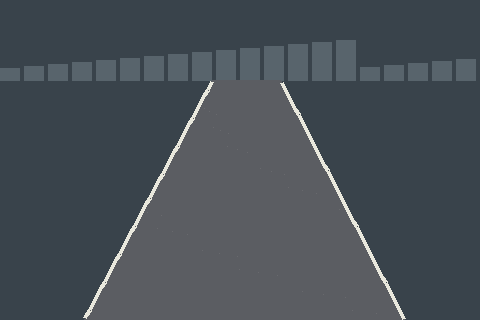
#> input picture Perception/Q1_Road_Disappears/clear/003.png, 480 x 320 px
$ jupyter execute subpartc.ipynb
#> lines starting #> are read from the running program, lines starting #| are printed output that depends on the picture
[cell 1]
#clear frame

[cell 2]
import cv2
import numpy as np
import matplotlib.pyplot as plt

# ============================================================
# LOAD IMAGE
# ============================================================

frame = cv2.imread("clear/003.png")
#> frame is the input picture: shape (320, 480, 3); mean B, G, R 85.8, 78.9, 71.3

vn = 260
vf = 170
threshold = 600


# ============================================================
# BASELINE DETECTION
# ============================================================

# ---------- FAR ROW ----------
far = np.sum(frame[vf, :, :3], axis=1)
#> far = 480 values, max 686 at index 163, min 199 at index 0, mean 234.4

left_far = far[:240]
#> left_far = 240 values, max 686 at index 163, min 199 at index 0, mean 232.4
right_far = far[240:]
#> right_far = 240 values, max 686 at index 85, min 199 at index 88, mean 236.5

lf = np.argmax(left_far)
#> lf = 163
rf = np.argmax(right_far) + 240
#> rf = 325

far_left_brightness = left_far[lf]
#> far_left_brightness = 686
far_right_brightness = right_far[rf - 240]
#> far_right_brightness = 686

far_left_valid = far_left_brightness >= threshold
#> far_left_valid = True
far_right_valid = far_right_brightness >= threshold
#> far_right_valid = True

if far_left_valid and far_right_valid:
    uf = (lf + rf) / 2
#> uf = 244
else:
    uf = None


# ---------- NEAR ROW ----------
near = np.sum(frame[vn, :, :3], axis=1)
#> near = 480 values, max 686 at index 114, min 199 at index 0, mean 251

left_near = near[:240]
#> left_near = 240 values, max 686 at index 114, min 199 at index 0, mean 249.3
right_near = near[240:]
#> right_near = 240 values, max 686 at index 132, min 199 at index 136, mean 252.8

ln = np.argmax(left_near)
#> ln = 114
rn = np.argmax(right_near) + 240
#> rn = 372

near_left_brightness = left_near[ln]
#> near_left_brightness = 686
near_right_brightness = right_near[rn - 240]
#> near_right_brightness = 686

near_left_valid = near_left_brightness >= threshold
#> near_left_valid = True
near_right_valid = near_right_brightness >= threshold
#> near_right_valid = True

if near_left_valid and near_right_valid:
    un = (ln + rn) / 2
#> un = 243
else:
    un = None


# ============================================================
# PRINT EXACT DETECTION RESULTS
# ============================================================

print("Threshold =", threshold)

print("\nFAR ROW (v = 170)")
print("Left  : u =", lf,
      "| brightness =", far_left_brightness,
      "| valid =", far_left_valid)
#| Left  : u = 163 | brightness = 686 | valid = True

print("Right : u =", rf,
      "| brightness =", far_right_brightness,
      "| valid =", far_right_valid)
#| Right : u = 325 | brightness = 686 | valid = True

print("uf =", uf)
#| uf = 244.0


print("\nNEAR ROW (v = 260)")
print("Left  : u =", ln,
      "| brightness =", near_left_brightness,
      "| valid =", near_left_valid)
#| Left  : u = 114 | brightness = 686 | valid = True

print("Right : u =", rn,
      "| brightness =", near_right_brightness,
      "| valid =", near_right_valid)
#| Right : u = 372 | brightness = 686 | valid = True

print("un =", un)
#| un = 243.0


# ============================================================
# PREPARE DISPLAY
# ============================================================

frame_rgb = cv2.cvtColor(frame, cv2.COLOR_BGR2RGB)


# ============================================================
# FIGURE
# ============================================================

fig, axes = plt.subplots(2, 2, figsize=(12, 8))


# ============================================================
# 1. ORIGINAL
# ============================================================

ax = axes[0, 0]

ax.imshow(frame_rgb)
ax.set_title("1. Original")
ax.set_xlim(0, 480)
ax.set_ylim(320, 0)
ax.set_aspect("equal")
ax.axis("off")


# ============================================================
# 2. ROI / MEASUREMENT ROWS
# ============================================================

ax = axes[0, 1]

ax.imshow(frame_rgb)

# Far row
ax.axhline(
    vf,
    linestyle="--",
    linewidth=2,
    label="Far row (v=170)"
)

# Near row
ax.axhline(
    vn,
    linestyle="--",
    linewidth=2,
    label="Near row (v=260)"
)

# Left/right split
ax.axvline(
    240,
    linestyle="--",
    linewidth=2,
    label="u=240 split"
)

ax.set_title("2. ROI / Measurement Rows")
ax.set_xlim(0, 480)
ax.set_ylim(320, 0)
ax.set_aspect("equal")
ax.axis("off")


# ============================================================
# 3. BRIGHTNESS CUE
# ============================================================

ax = axes[1, 0]

# Keep ORIGINAL IMAGE visible
ax.imshow(frame_rgb)

# Draw measurement rows
ax.axhline(vf, linestyle="--", linewidth=1)
ax.axhline(vn, linestyle="--", linewidth=1)

# Plot ONLY valid candidate pixels

if far_left_valid:
    ax.scatter(
        lf, vf,
        s=100,
        marker="o",
        label="Far left candidate"
    )

if far_right_valid:
    ax.scatter(
        rf, vf,
        s=100,
        marker="o",
        label="Far right candidate"
    )

if near_left_valid:
    ax.scatter(
        ln, vn,
        s=100,
        marker="o",
        label="Near left candidate"
    )

if near_right_valid:
    ax.scatter(
        rn, vn,
        s=100,
        marker="o",
        label="Near right candidate"
    )

ax.set_title("3. Brightness Cue / Selected Pixels")
ax.set_xlim(0, 480)
ax.set_ylim(320, 0)
ax.set_aspect("equal")
ax.axis("off")


# ============================================================
# 4. PROPOSED LANE CENTRE
# ============================================================

ax = axes[1, 1]

# Same ORIGINAL IMAGE
ax.imshow(frame_rgb)

# Valid boundary candidates
if far_left_valid:
    ax.scatter(
        lf, vf,
        s=80,
        marker="o",
        label="Far left"
    )

if far_right_valid:
    ax.scatter(
        rf, vf,
        s=80,
        marker="o",
        label="Far right"
    )

if near_left_valid:
    ax.scatter(
        ln, vn,
        s=80,
        marker="o",
        label="Near left"
    )

if near_right_valid:
    ax.scatter(
        rn, vn,
        s=80,
        marker="o",
        label="Near right"
    )

# Calculated centres
if uf is not None:
    ax.scatter(
        uf, vf,
        s=150,
        marker="x",
        linewidths=3,
        label=f"uf = {uf:.1f}"
    )

if un is not None:
    ax.scatter(
        un, vn,
        s=150,
        marker="x",
        linewidths=3,
        label=f"un = {un:.1f}"
    )

ax.set_title("4. Proposed Lane Centre")
ax.set_xlim(0, 480)
ax.set_ylim(320, 0)
ax.set_aspect("equal")
ax.axis("off")

ax.legend(fontsize=7)


# ============================================================
# FINAL DISPLAY
# ============================================================

plt.tight_layout()
plt.show()
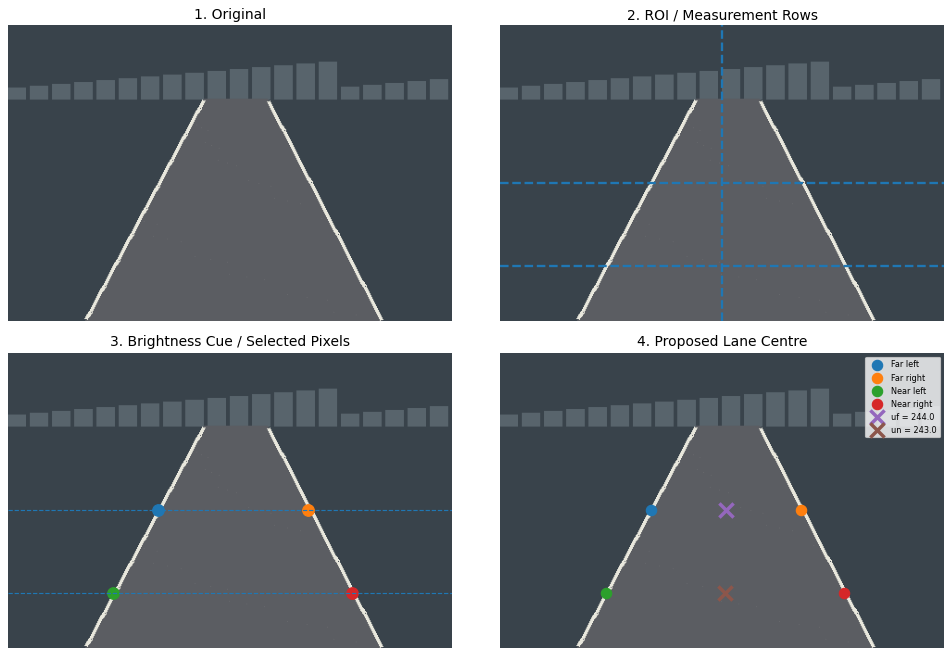
#> figure drawn by matplotlib, 4 panels

[cell 3]
import cv2
import numpy as np
import matplotlib.pyplot as plt

# ============================================================
# LOAD IMAGE
# ============================================================

frame = cv2.imread("missing/021.png")
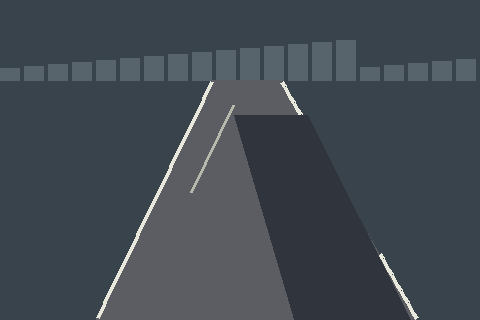
#> input picture Perception/Q1_Road_Disappears/missing/021.png, 480 x 320 px
#> frame is the input picture: shape (320, 480, 3); mean B, G, R 80.8, 73.5, 65.5

vn = 260
vf = 170
threshold = 600


# ============================================================
# BASELINE DETECTION
# ============================================================

# ---------- FAR ROW ----------
far = np.sum(frame[vf, :, :3], axis=1)
#> far = 480 values, max 686 at index 168, min 162 at index 250, mean 211.5

left_far = far[:240]
#> left_far = 240 values, max 686 at index 168, min 199 at index 0, mean 233.9
right_far = far[240:]
#> right_far = 240 values, max 282 at index 0, min 162 at index 10, mean 189.2

lf = np.argmax(left_far)
#> lf = 168
rf = np.argmax(right_far) + 240
#> rf = 240

far_left_brightness = left_far[lf]
far_right_brightness = right_far[rf - 240]
#> far_right_brightness = 282

far_left_valid = far_left_brightness >= threshold
far_right_valid = far_right_brightness >= threshold
#> far_right_valid = False

if far_left_valid and far_right_valid:
    uf = (lf + rf) / 2
else:
    uf = None


# ---------- NEAR ROW ----------
near = np.sum(frame[vn, :, :3], axis=1)
#> near = 480 values, max 686 at index 124, min 162 at index 277, mean 225

left_near = near[:240]
#> left_near = 240 values, max 686 at index 124, min 199 at index 0, mean 245.8
right_near = near[240:]
#> right_near = 240 values, max 686 at index 142, min 162 at index 37, mean 204.2

ln = np.argmax(left_near)
#> ln = 124
rn = np.argmax(right_near) + 240
#> rn = 382

near_left_brightness = left_near[ln]
near_right_brightness = right_near[rn - 240]

near_left_valid = near_left_brightness >= threshold
near_right_valid = near_right_brightness >= threshold

if near_left_valid and near_right_valid:
    un = (ln + rn) / 2
#> un = 253
else:
    un = None


# ============================================================
# PRINT EXACT DETECTION RESULTS
# ============================================================

print("Threshold =", threshold)

print("\nFAR ROW (v = 170)")
print("Left  : u =", lf,
      "| brightness =", far_left_brightness,
      "| valid =", far_left_valid)
#| Left  : u = 168 | brightness = 686 | valid = True

print("Right : u =", rf,
      "| brightness =", far_right_brightness,
      "| valid =", far_right_valid)
#| Right : u = 240 | brightness = 282 | valid = False

print("uf =", uf)


print("\nNEAR ROW (v = 260)")
print("Left  : u =", ln,
      "| brightness =", near_left_brightness,
      "| valid =", near_left_valid)
#| Left  : u = 124 | brightness = 686 | valid = True

print("Right : u =", rn,
      "| brightness =", near_right_brightness,
      "| valid =", near_right_valid)
#| Right : u = 382 | brightness = 686 | valid = True

print("un =", un)
#| un = 253.0


# ============================================================
# PREPARE DISPLAY
# ============================================================

frame_rgb = cv2.cvtColor(frame, cv2.COLOR_BGR2RGB)


# ============================================================
# FIGURE
# ============================================================

fig, axes = plt.subplots(2, 2, figsize=(12, 8))


# ============================================================
# 1. ORIGINAL
# ============================================================

ax = axes[0, 0]

ax.imshow(frame_rgb)
ax.set_title("1. Original")
ax.set_xlim(0, 480)
ax.set_ylim(320, 0)
ax.set_aspect("equal")
ax.axis("off")


# ============================================================
# 2. ROI / MEASUREMENT ROWS
# ============================================================

ax = axes[0, 1]

ax.imshow(frame_rgb)

# Far row
ax.axhline(
    vf,
    linestyle="--",
    linewidth=2,
    label="Far row (v=170)"
)

# Near row
ax.axhline(
    vn,
    linestyle="--",
    linewidth=2,
    label="Near row (v=260)"
)

# Left/right split
ax.axvline(
    240,
    linestyle="--",
    linewidth=2,
    label="u=240 split"
)

ax.set_title("2. ROI / Measurement Rows")
ax.set_xlim(0, 480)
ax.set_ylim(320, 0)
ax.set_aspect("equal")
ax.axis("off")


# ============================================================
# 3. BRIGHTNESS CUE
# ============================================================

ax = axes[1, 0]

# Keep ORIGINAL IMAGE visible
ax.imshow(frame_rgb)

# Draw measurement rows
ax.axhline(vf, linestyle="--", linewidth=1)
ax.axhline(vn, linestyle="--", linewidth=1)

# Plot ONLY valid candidate pixels

if far_left_valid:
    ax.scatter(
        lf, vf,
        s=100,
        marker="o",
        label="Far left candidate"
    )

if far_right_valid:
    ax.scatter(
        rf, vf,
        s=100,
        marker="o",
        label="Far right candidate"
    )

if near_left_valid:
    ax.scatter(
        ln, vn,
        s=100,
        marker="o",
        label="Near left candidate"
    )

if near_right_valid:
    ax.scatter(
        rn, vn,
        s=100,
        marker="o",
        label="Near right candidate"
    )

ax.set_title("3. Brightness Cue / Selected Pixels")
ax.set_xlim(0, 480)
ax.set_ylim(320, 0)
ax.set_aspect("equal")
ax.axis("off")


# ============================================================
# 4. PROPOSED LANE CENTRE
# ============================================================

ax = axes[1, 1]

# Same ORIGINAL IMAGE
ax.imshow(frame_rgb)

# Valid boundary candidates
if far_left_valid:
    ax.scatter(
        lf, vf,
        s=80,
        marker="o",
        label="Far left"
    )

if far_right_valid:
    ax.scatter(
        rf, vf,
        s=80,
        marker="o",
        label="Far right"
    )

if near_left_valid:
    ax.scatter(
        ln, vn,
        s=80,
        marker="o",
        label="Near left"
    )

if near_right_valid:
    ax.scatter(
        rn, vn,
        s=80,
        marker="o",
        label="Near right"
    )

# Calculated centres
if uf is not None:
    ax.scatter(
        uf, vf,
        s=150,
        marker="x",
        linewidths=3,
        label=f"uf = {uf:.1f}"
    )

if un is not None:
    ax.scatter(
        un, vn,
        s=150,
        marker="x",
        linewidths=3,
        label=f"un = {un:.1f}"
    )

ax.set_title("4. Proposed Lane Centre")
ax.set_xlim(0, 480)
ax.set_ylim(320, 0)
ax.set_aspect("equal")
ax.axis("off")

ax.legend(fontsize=7)


# ============================================================
# FINAL DISPLAY
# ============================================================

plt.tight_layout()
plt.show()
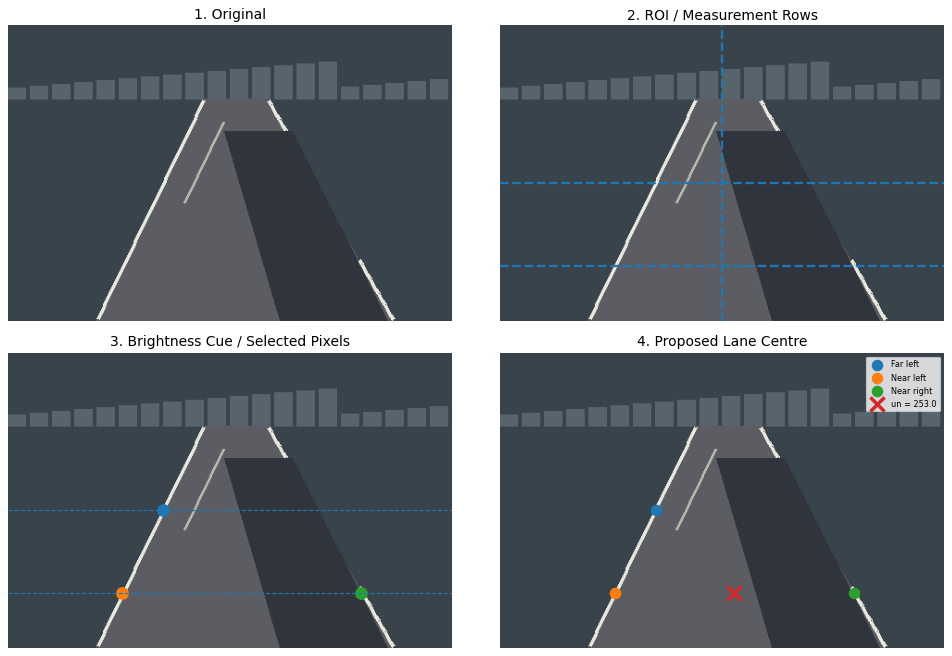
#> figure drawn by matplotlib, 4 panels

[cell 4]
import cv2
import numpy as np
import matplotlib.pyplot as plt


def get_baseline(frame, threshold=500):

#> called with threshold = 500
    vn = 260
    vf = 170

    # FAR
    far = np.sum(frame[vf, :, :3], axis=1)
#> far = 480 values, max 686 at index 163, min 199 at index 0, mean 234.4

    left_far = far[:240]
#> left_far = 240 values, max 686 at index 163, min 199 at index 0, mean 232.4
    right_far = far[240:]
#> right_far = 240 values, max 686 at index 85, min 199 at index 88, mean 236.5

    lf = np.argmax(left_far)
#> lf = 163
    rf = np.argmax(right_far) + 240
#> rf = 325

    far_left_brightness = left_far[lf]
#> far_left_brightness = 686
    far_right_brightness = right_far[rf - 240]
#> far_right_brightness = 686

    far_left_valid = far_left_brightness >= threshold
#> far_left_valid = True
    far_right_valid = far_right_brightness >= threshold
#> far_right_valid = True

    uf = (lf + rf) / 2 if far_left_valid and far_right_valid else None
#> uf = 244

    # NEAR
    near = np.sum(frame[vn, :, :3], axis=1)
#> near = 480 values, max 686 at index 114, min 199 at index 0, mean 251

    left_near = near[:240]
#> left_near = 240 values, max 686 at index 114, min 199 at index 0, mean 249.3
    right_near = near[240:]
#> right_near = 240 values, max 686 at index 132, min 199 at index 136, mean 252.8

    ln = np.argmax(left_near)
#> ln = 114
    rn = np.argmax(right_near) + 240
#> rn = 372

    near_left_brightness = left_near[ln]
#> near_left_brightness = 686
    near_right_brightness = right_near[rn - 240]
#> near_right_brightness = 686

    near_left_valid = near_left_brightness >= threshold
#> near_left_valid = True
    near_right_valid = near_right_brightness >= threshold
#> near_right_valid = True

    un = (ln + rn) / 2 if near_left_valid and near_right_valid else None
#> un = 243

    return {
        "lf": lf,
        "rf": rf,
        "ln": ln,
        "rn": rn,
        "uf": uf,
        "un": un,
        "far_left_valid": far_left_valid,
        "far_right_valid": far_right_valid,
        "near_left_valid": near_left_valid,
        "near_right_valid": near_right_valid,
        "far_left_brightness": far_left_brightness,
        "far_right_brightness": far_right_brightness,
        "near_left_brightness": near_left_brightness,
        "near_right_brightness": near_right_brightness
    }


def visualize_frame(ax, frame, title, threshold=500):

    vn = 260
    vf = 170

    result = get_baseline(frame, threshold)
#> result = 14 items

    img = cv2.cvtColor(frame, cv2.COLOR_BGR2RGB)

    ax.imshow(img)

    # Measurement rows
    ax.axhline(vf, linestyle="--", linewidth=1)
    ax.axhline(vn, linestyle="--", linewidth=1)

    # Valid candidates
    if result["far_left_valid"]:
        ax.scatter(result["lf"], vf, s=60, marker="o")

    if result["far_right_valid"]:
        ax.scatter(result["rf"], vf, s=60, marker="o")

    if result["near_left_valid"]:
        ax.scatter(result["ln"], vn, s=60, marker="o")

    if result["near_right_valid"]:
        ax.scatter(result["rn"], vn, s=60, marker="o")

    # Centres
    if result["uf"] is not None:
        ax.scatter(
            result["uf"], vf,
            s=120, marker="x", linewidths=3
        )

    if result["un"] is not None:
        ax.scatter(
            result["un"], vn,
            s=120, marker="x", linewidths=3
        )

    ax.set_title(title)
    ax.set_xlim(0, 480)
    ax.set_ylim(320, 0)
    ax.set_aspect("equal")
    ax.axis("off")

    return result


# ============================================================
# LOAD BOTH FRAMES
# ============================================================

clear_frame = cv2.imread("clear/003.png")
difficult_frame = cv2.imread("missing/021.png")


# ============================================================
# CREATE COMPARISON
# ============================================================

fig, axes = plt.subplots(1, 2, figsize=(12, 5))

clear_result = visualize_frame(
    axes[0],
    clear_frame,
    "Clear frame: 003.png"
)
#> clear_result = 14 items

difficult_result = visualize_frame(
    axes[1],
    difficult_frame,
    "Difficult frame: 021.png"
)
#> difficult_result = 14 items

plt.tight_layout()
plt.show()
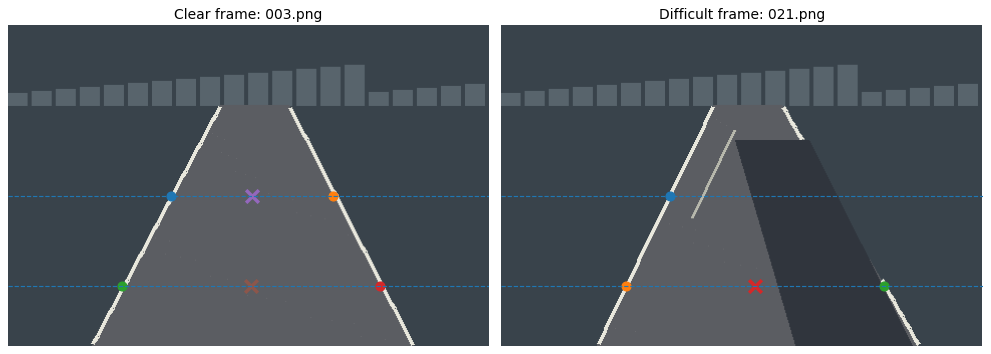
#> figure drawn by matplotlib, 2 panels


# ============================================================
# PRINT NUMERICAL COMPARISON
# ============================================================

print("CLEAR FRAME — 003.png")
print("Far  : left =", clear_result["lf"],
      "right =", clear_result["rf"],
      "uf =", clear_result["uf"])
#| Far  : left = 163 right = 325 uf = 244.0
print("Near : left =", clear_result["ln"],
      "right =", clear_result["rn"],
      "un =", clear_result["un"])
#| Near : left = 114 right = 372 un = 243.0

print("\nDIFFICULT FRAME — 021.png")
print("Far  : left =", difficult_result["lf"],
      "right =", difficult_result["rf"],
      "uf =", difficult_result["uf"])
#| Far  : left = 168 right = 240 uf = None
print("Near : left =", difficult_result["ln"],
      "right =", difficult_result["rn"],
      "un =", difficult_result["un"])
#| Near : left = 124 right = 382 un = 253.0
